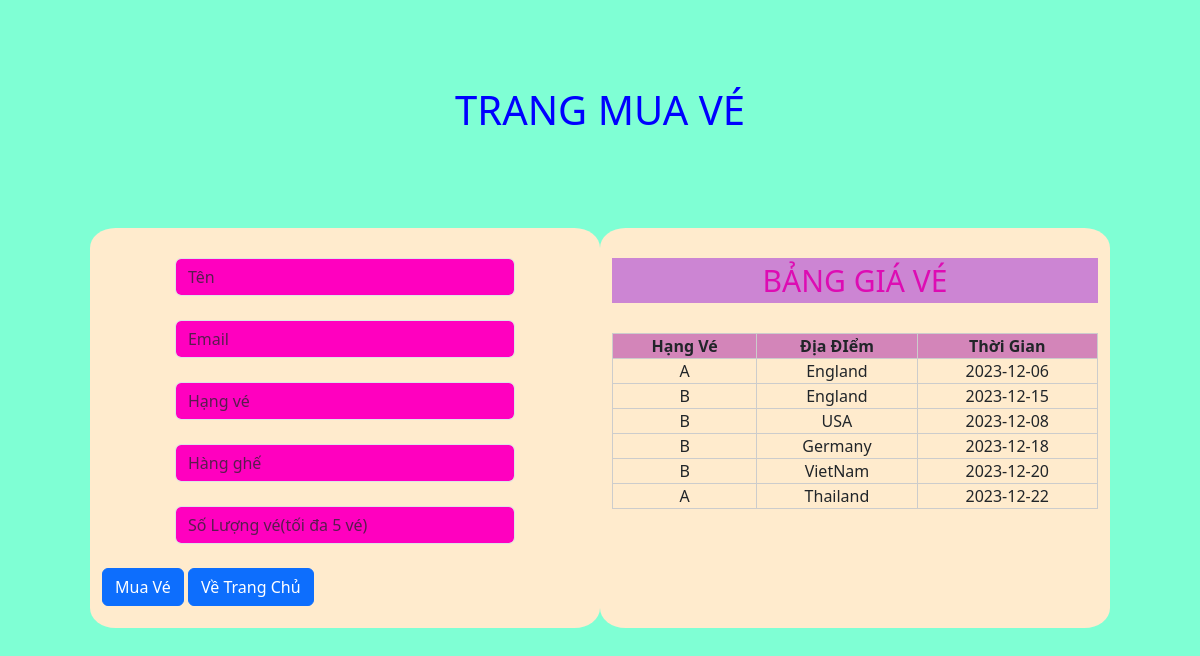
The page /buy_ticket.php on the database its author committed.
### tables this page shows
CREATE TABLE `type_ticket` (
  `type_id` int(11) NOT NULL,
  `location` varchar(300) NOT NULL,
  `date_view` date NOT NULL,
  `link_img` varchar(500) NOT NULL,
  `type_ticket` varchar(50) NOT NULL
);

### buy_ticket.php (the view, shortened to what this page needs)
<?php
    require("config.php");
?>
<html>
    <link rel="stylesheet" href="./css/bootstrap.min.css">
    <link rel="stylesheet" href="./css/buy_ticket.css">
    <body>
        <div class="row">
            <p>TRANG MUA VÉ</p>
            <div class="col-1"></div>
            <div class="col-5">
                <form action="" method="post" enctype="multipart/form-data">
                    <input class="form-control" type="text" name="name" id="button_input" placeholder="Tên">
                    <br>
                    <input class="form-control" type="text" name="email" id="button_input" placeholder="Email">
                    <br>
                    <input class="form-control" type="text" name="type_ticket" id="button_input" placeholder="Hạng vé">
                    <br>
                    <input class="form-control" type="number" min="1" name="rows_of_seats" id="button_input" placeholder="Hàng ghế">
                    <br>
                    <input class="form-control" type="number" min="1" max="5" name="number_of_tickets" id="button_input" placeholder="Số Lượng vé(tối đa 5 vé)">
                    <br>
                    <input type="submit" value="Mua Vé" name="buy_ticket" class="btn btn-primary" id="">
                    <input type="submit" value="Về Trang Chủ" name="go_home" class="btn btn-primary" id="">
                </form>
            </div>
            <div class="col-5">
                <p>BẢNG GIÁ VÉ</p>
                <table>
                    <tr>
                        <th>Hạng Vé</th>
                        <th>Địa ĐIểm</th>
                        <th>Thời Gian</th>
                    </tr>
                    <form action="buy_ticket.php" method="post">
                        <?php
                            $sql = "SELECT * FROM type_ticket";
                            $result = mysqli_query($conn, $sql);
                            if (mysqli_num_rows($result) > 0) {
                                while ($row = mysqli_fetch_assoc($result)) {
                                    echo "<tr>";
                                        echo "<td>" .$row["type_ticket"]."</td>";
                                        echo "<td>" .$row["location"]."</td>";
                                        echo "<td>" .$row["date_view"]."</td>";
                                    echo "</tr>";
                                }
                            } else {
                                echo "Không có dữ liệu";
                            }
                        ?>
                    </form>
                </table>
            </div>
            <div class="col-1"></div>
        </div>
    </body>
</html>

### css/buy_ticket.css (style rules this page uses)
.row { background-color: aquamarine; height: 100%; }
.row > p { margin-top: 80px; font-size: 40px; text-align: center; color: blue; }
.col-5 > p { margin-top: -70px; margin-bottom: 100px; font-size: 30px; text-align: center; background-color: #cc85d3; color: rgb(221, 12, 179); }
table, tr, td, th { text-align: center; border: 1px solid #ccc; }
th { background-color: #d385b9; }
table { width: 100%; height: 100px; }
.col-5 { margin-top: -100px; background-color: blanchedalmond; padding-top: 100px; height: 400px; border-radius: 5%; }
#button_input { background-color: rgb(255, 0, 191); width: 70%; margin-left: auto; margin-right: auto; }
.col-5 > form, table { margin-top: -70px; }

### rows shown on the page
type_ticket: type_ticket "A", location "England", date_view "2023-12-06"
type_ticket: type_ticket "B", location "England", date_view "2023-12-15"
type_ticket: type_ticket "B", location "USA", date_view "2023-12-08"
type_ticket: type_ticket "B", location "Germany", date_view "2023-12-18"
type_ticket: type_ticket "B", location "VietNam", date_view "2023-12-20"
type_ticket: type_ticket "A", location "Thailand", date_view "2023-12-22"
